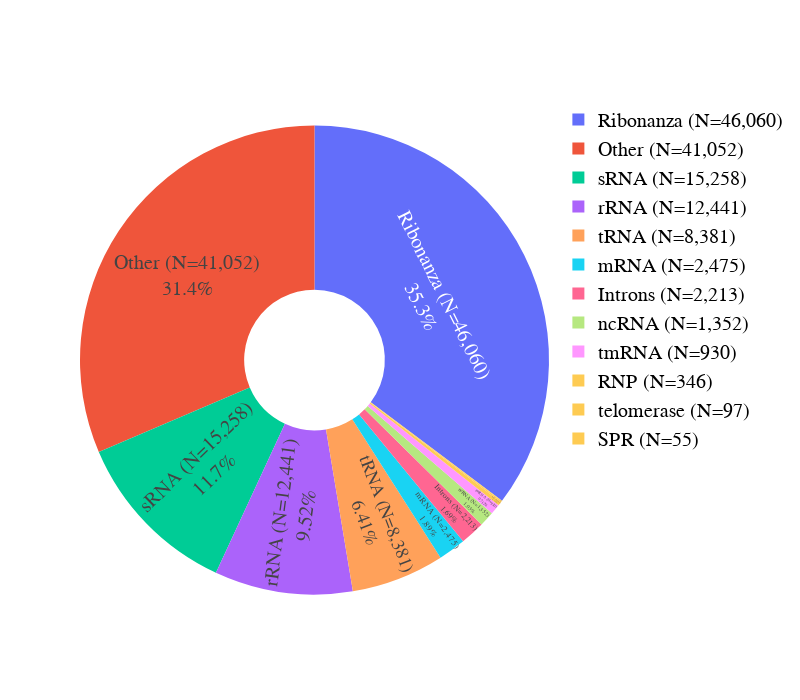

Notebook code cell kept with this figure:
### Code cell
import plotly.express as px
import plotly.graph_objects as go

print("final df has {} sequences".format(len(df)))

fig = go.Figure(data=[go.Pie(labels=df.family.value_counts().index, values=df.family.value_counts().values, hole=.3,
                             # show real numbers in textinfo
                                textinfo='label+percent',
                                textposition='inside',
                             #  color = px.colors.qualitative.Plotly + [px.colors.qualitative.Plotly[-1]]*10000,

                             )])
fig.update_layout(
   # make color px.colors.qualitative.Plotly + [px.colors.qualitative.Plotly[-1]]*10000
      colorway=px.colors.qualitative.Plotly + [px.colors.qualitative.Plotly[-1]]*10000,
)
fig.update_layout(
    font_family="helvetica",
    font_color="black",
    title_font_family="helvetica",
    title_font_color="black",
    legend_title_font_color="black",
    legend_font_color="black",
    xaxis_title_font_family="helvetica",
    yaxis_title_font_family="helvetica",
    xaxis_tickfont_family="helvetica",
    yaxis_tickfont_family="helvetica",
    legend_font_family="helvetica",
    # bigger font
      font_size=20,
)

fig.update_layout( height=700, width=800)
fig.show()

# to pdf
import plotly.io as pio
pio.write_image(fig, '../Supplementary/images/S2/family_classification.pdf')

### Figure 1 — Plotly figure (JSON) as saved in the notebook; plotly's stock layout.template omitted (floating-point values rounded to 4 significant figures; data arrays with more than 128 entries replaced by an {"elided": "..."} marker saying what was removed)
{"data": [{"hole": 0.3, "labels": ["Ribonanza (N=46,060)", "Other (N=41,052)", "sRNA (N=15,258)", "rRNA (N=12,441)", "tRNA (N=8,381)", "mRNA (N=2,475)", "Introns (N=2,213)", "ncRNA (N=1,352)", "tmRNA (N=930)", "RNP (N=346)", "telomerase (N=97)", "SPR (N=55)"], "textinfo": "label+percent", "textposition": "inside", "type": "pie", "values": [46060, 41052, 15258, 12441, 8381, 2475, 2213, 1352, 930, 346, 97, 55]}], "layout": {"colorway": {"elided": "10010 str values"}, "font": {"color": "black", "family": "helvetica", "size": 20}, "height": 700, "legend": {"font": {"color": "black", "family": "helvetica"}, "title": {"font": {"color": "black"}}}, "title": {"font": {"color": "black", "family": "helvetica"}}, "width": 800, "xaxis": {"tickfont": {"family": "helvetica"}, "title": {"font": {"family": "helvetica"}}}, "yaxis": {"tickfont": {"family": "helvetica"}, "title": {"font": {"family": "helvetica"}}}}}
